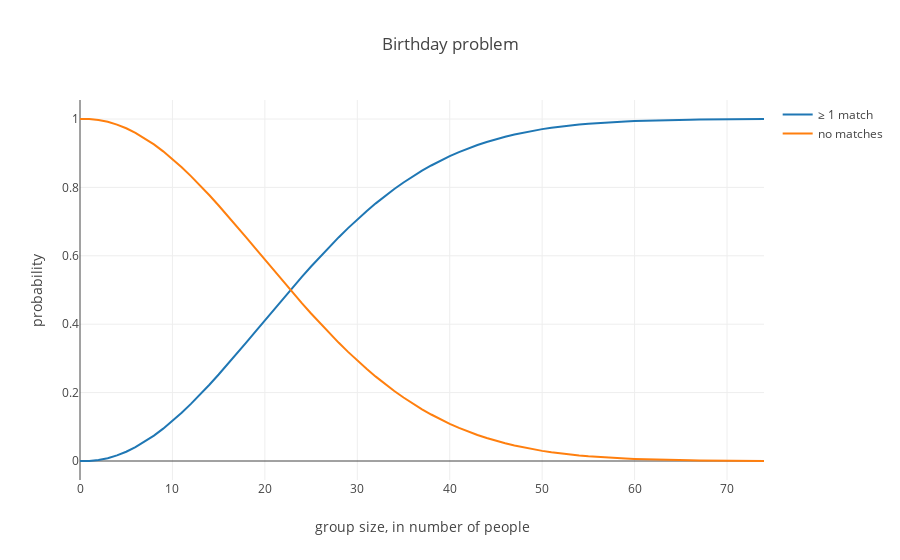

The notebook cell saved with this chart:
### Code cell
N=75
numpeople = np.arange(0,N)
prob = np.array([pmatches(i) for i in range(0,N)]) 
prob_none = np.array([(1-pmatches(i)) for i in range(0,N)])

# Create a trace
trace = go.Scatter(
    x = numpeople,
    y = prob,
    name='≥ 1 match'
)
trace2 = go.Scatter(
    x = numpeople,
    y = prob_none,
    name='no matches'
)

data = [trace, trace2]
layout = go.Layout(
    title='Birthday problem',
    xaxis=dict(title='group size, in number of people'),
    yaxis=dict(title='probability'),
    showlegend=True
)

fig = go.Figure(data=data, layout=layout)
offline.iplot(fig, filename='birthday')
